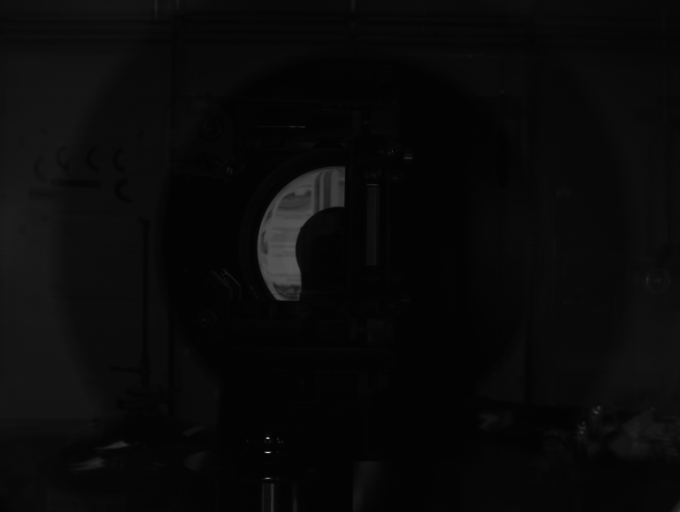
#> input picture HFM.jpg, 1360 x 1024 px, given in place of test0.tif, which was not available (shown at 1/2 size)
$ python edge.py ../HFM.jpg   (older library calls are emulated)
#> lines starting #> are read from the running program, lines starting #| are printed output that depends on the picture; after the words box and inside, x2 and y2 are one past the last pixel; in counts of white or black regions, pixels touching at a corner belong together; pictures that were not available may be replaced by others from this repository, and a replacement may not be noted
### XPD/cvlib.py
"""
BNL NSLS-2 Computer Vision Module
Author: William Watson
Date: 2016-7-14

This Module contains numerous functions designed to
help in the data manipulation of images on the Beam-lines within NSLS-2.
It Uses the numpy and cv2 libraries to construct a simple module to
make image processing and computer vision easier, faster, and more compact.
"""

# DEPENDENCIES
import cv2
import numpy as np
import sys
import time
from matplotlib import pyplot as plt
import matplotlib
import epics
import Image
from scipy.optimize import leastsq


# VERSION
__version__ = "0.5.4.1"
__opencv__ = cv2.__version__
__npversion__ = np.version.version
__sysver__ = sys.version
__matplotlibver__ = matplotlib.__version__


# GLOBAL VARS
colorMap_flag = {"autumn":0, "bone":1, "jet":2, "winter":3, "rainbow":4, "ocean":5, "summer":6, "spring":7, "cool":8, "hsv":9, "pink":10, "hot":11}
border_flag = {"constant":0, "reflect":2, "reflect101":4, "replicate":1, "default":4, "wrap":3}
EPICSTYPE = {1 : np.uint16 , 0 : np.uint8, 2:np.uint32, 3: np.uint64}
EPICSCOLOR = {0: "gray", 1: "bayer", 2: "RBG1"}

#######################################################################################

# EXPERIMENTAL SECTION - ALL NEW METHODS GO HERE FIRST FOR TESTING
#FIX FIX FIX

# METHODS KNOWN TO BE BROKEN / Need Further Looking!!!!!!!!!

# [999 lines left out: functions fetchImg, backgroundSubtract, enhance, watershed, drawHarrisSubPixel, depthImg and 43 more, not called in this run]


def bitNot(img):
        """
        Bitwise Ops - Not

        Params:
	* img - input img

        Returns:
	* Bitwise Not of imgs
        """
	return cv2.bitwise_not(img)


# [2344 lines left out: functions shape, crop, cropPt, roi, cropCnt, hsv and 126 more, not called in this run]

# End of File

### XPD/edge.py
#!/usr/bin/env python

'''
This sample demonstrates Canny edge detection.

Usage:
  edge.py [<video source>]

  Trackbars control edge thresholds.

'''

# Python 2/3 compatibility
from __future__ import print_function

import cv2
import numpy as np
import cvlib


# built-in module
import sys


if __name__ == '__main__':
    print(__doc__)

    try:
        fn = sys.argv[1]
    except:
        fn = 0

    def nothing(*arg):
        pass

    cv2.namedWindow('edge')
    cv2.createTrackbar('thrs1', 'edge', 2000, 5000, nothing)
    cv2.createTrackbar('thrs2', 'edge', 4000, 5000, nothing)

    #cap = video.create_capture(fn)
    while True:
        img = cv2.imread("test0.tif")
#> img is the input picture: shape (1024, 1360, 3); min 0, max 239, mean 9.2
        tmp = cvlib.bitNot(img)
#> in bitNot, `return cv2.bitwise_not(img)`:
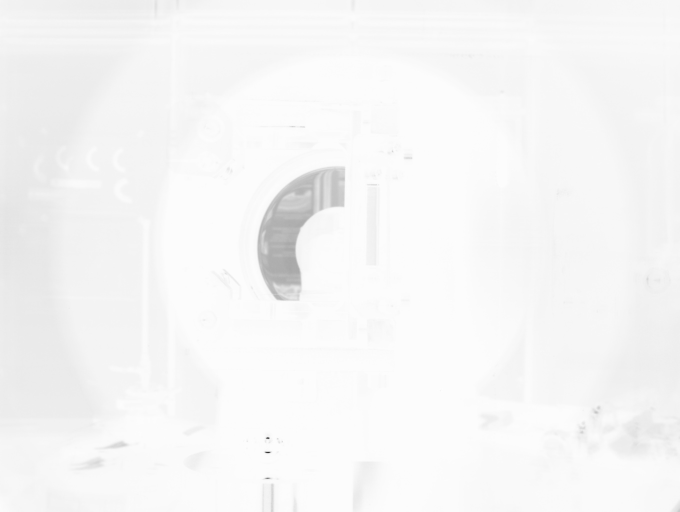
#> returned value: shape (1024, 1360, 3) (shown at 1/2 size); min 16, max 255, mean 245.8
        gray = cv2.cvtColor(tmp, cv2.COLOR_BGR2GRAY)
        thrs1 = cv2.getTrackbarPos('thrs1', 'edge')
        thrs2 = cv2.getTrackbarPos('thrs2', 'edge')
        edge = cv2.Canny(gray, thrs1, thrs2, apertureSize=5)
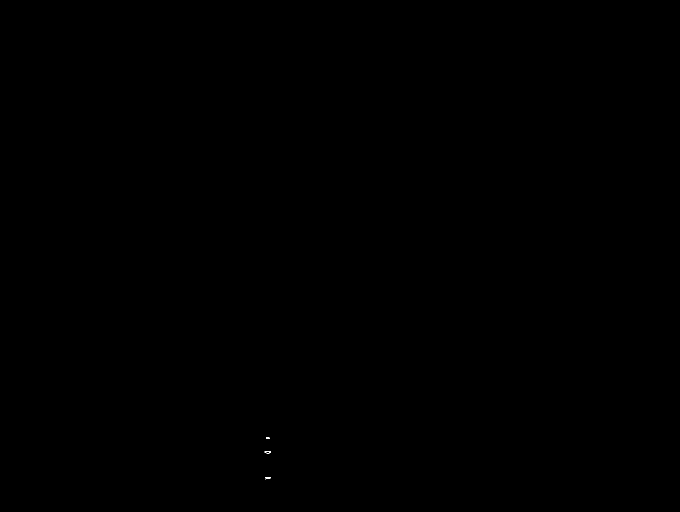
#> edge: shape (1024, 1360) (shown at 1/2 size); 0% white in thin lines or dots, all inside (x1, y1, x2, y2) = (529, 874, 542, 959)
        vis = img.copy()
        vis = np.uint8(vis/2.)
        vis[edge != 0] = (0, 255, 0)
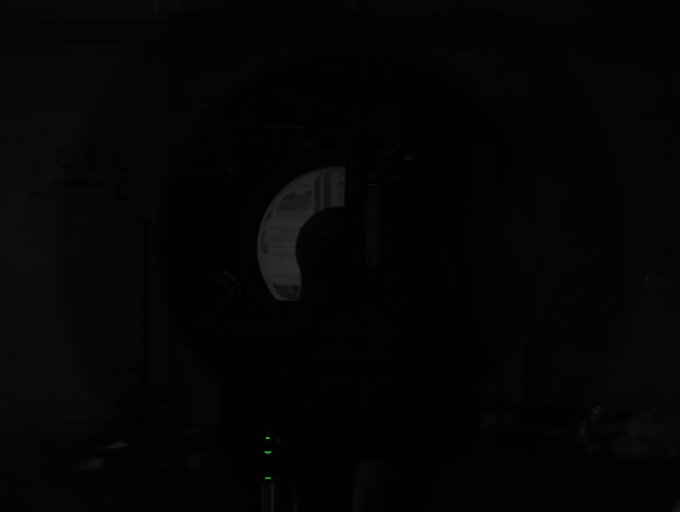
#> vis: shape (1024, 1360, 3) (shown at 1/2 size); mean B, G, R 4.3, 4.3, 4.3
        cv2.imshow('edge', vis)
        ch = cv2.waitKey(5) & 0xFF
#> (key Esc is pressed here)
        if ch == 27:
            break
    cv2.destroyAllWindows()
